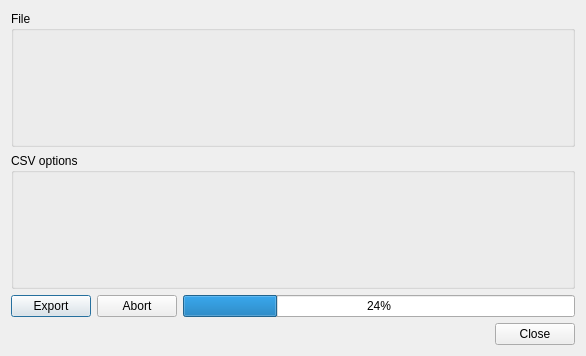
<?xml version="1.0" encoding="UTF-8"?>
<ui version="4.0">
 <class>mdtCsvTableViewExportDialog</class>
 <widget class="QDialog" name="mdtCsvTableViewExportDialog">
  <property name="geometry">
   <rect>
    <x>0</x>
    <y>0</y>
    <width>586</width>
    <height>356</height>
   </rect>
  </property>
  <property name="windowTitle">
   <string>CSV export</string>
  </property>
  <layout class="QVBoxLayout" name="verticalLayout_2">
   <item>
    <widget class="QGroupBox" name="gbFileOption">
     <property name="title">
      <string>File</string>
     </property>
     <layout class="QVBoxLayout" name="verticalLayout_3">
      <item>
       <widget class="mdtCsvFileSettingsWidget" name="wFileSettings" native="true"/>
      </item>
     </layout>
    </widget>
   </item>
   <item>
    <widget class="QGroupBox" name="gbCsvOption">
     <property name="title">
      <string>CSV options</string>
     </property>
     <layout class="QVBoxLayout" name="verticalLayout">
      <item>
       <widget class="mdtCsvGeneratorSettingsWidget" name="wCsvSettings" native="true"/>
      </item>
     </layout>
    </widget>
   </item>
   <item>
    <layout class="QHBoxLayout" name="horizontalLayout">
     <item>
      <widget class="QPushButton" name="pbExport">
       <property name="text">
        <string>Export</string>
       </property>
       <property name="icon">
        <iconset theme="system-run">
         <normaloff/>
        </iconset>
       </property>
      </widget>
     </item>
     <item>
      <widget class="QPushButton" name="pbAbort">
       <property name="text">
        <string>Abort</string>
       </property>
       <property name="icon">
        <iconset theme="process-stop">
         <normaloff/>
        </iconset>
       </property>
      </widget>
     </item>
     <item>
      <widget class="QProgressBar" name="pbProgress">
       <property name="value">
        <number>24</number>
       </property>
      </widget>
     </item>
    </layout>
   </item>
   <item>
    <widget class="QDialogButtonBox" name="buttonBox">
     <property name="orientation">
      <enum>Qt::Horizontal</enum>
     </property>
     <property name="standardButtons">
      <set>QDialogButtonBox::Close</set>
     </property>
    </widget>
   </item>
  </layout>
 </widget>
 <customwidgets>
  <customwidget>
   <class>mdtCsvGeneratorSettingsWidget</class>
   <extends>QWidget</extends>
   <header>mdtCsvGeneratorSettingsWidget.h</header>
   <container>1</container>
  </customwidget>
  <customwidget>
   <class>mdtCsvFileSettingsWidget</class>
   <extends>QWidget</extends>
   <header>mdtCsvFileSettingsWidget.h</header>
   <container>1</container>
  </customwidget>
 </customwidgets>
 <resources/>
 <connections>
  <connection>
   <sender>buttonBox</sender>
   <signal>accepted()</signal>
   <receiver>mdtCsvTableViewExportDialog</receiver>
   <slot>accept()</slot>
   <hints>
    <hint type="sourcelabel">
     <x>248</x>
     <y>254</y>
    </hint>
    <hint type="destinationlabel">
     <x>157</x>
     <y>274</y>
    </hint>
   </hints>
  </connection>
  <connection>
   <sender>buttonBox</sender>
   <signal>rejected()</signal>
   <receiver>mdtCsvTableViewExportDialog</receiver>
   <slot>reject()</slot>
   <hints>
    <hint type="sourcelabel">
     <x>316</x>
     <y>260</y>
    </hint>
    <hint type="destinationlabel">
     <x>286</x>
     <y>274</y>
    </hint>
   </hints>
  </connection>
 </connections>
</ui>
